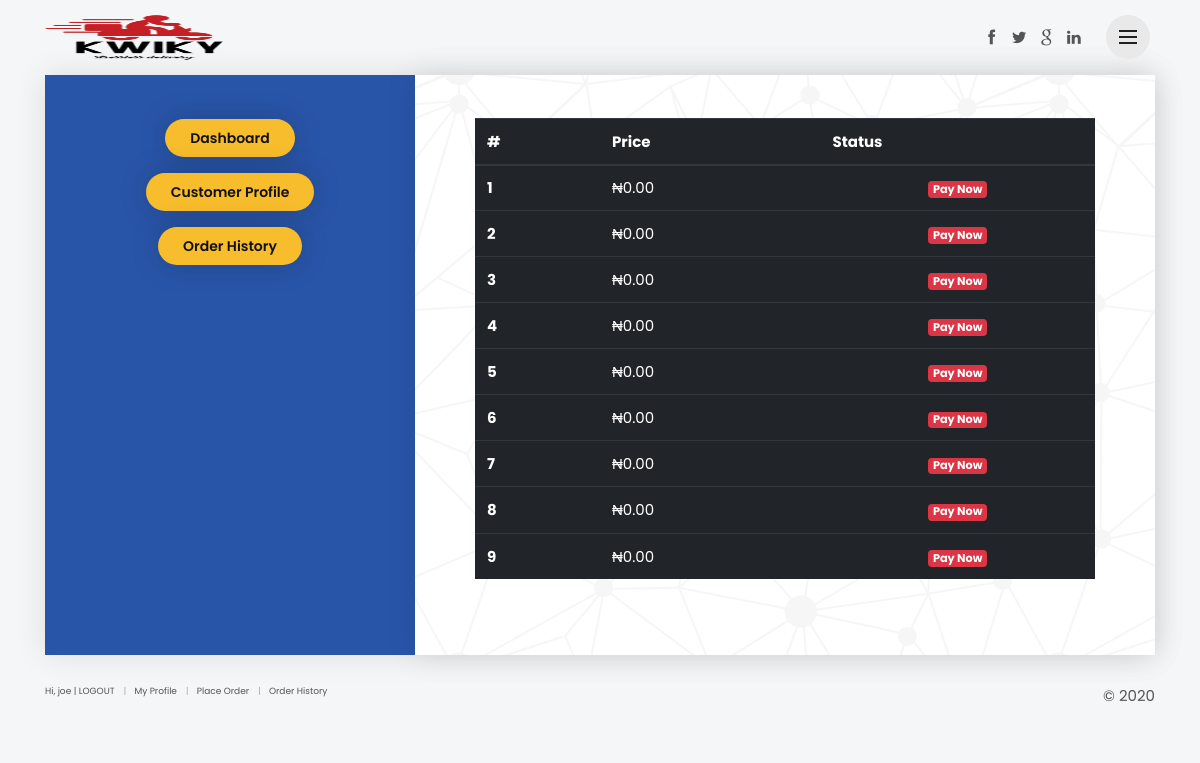
/customer/history/1 (signed in), run on the app's committed database.
### app/models.py (models this page shows, shortened)
class Order(models.Model):
    user = models.ForeignKey(User, on_delete=models.CASCADE)
    bike = models.ForeignKey(User, related_name='bike', on_delete=models.CASCADE, blank=True, null=True)
    package = models.ForeignKey(PackageType, related_name='package', on_delete=models.CASCADE, blank=True, null=True)
    total_price = models.DecimalField(max_digits=10, decimal_places=2, default=0000.0)
    qty = models.PositiveIntegerField(default=1)
    shipping_address = models.CharField("Delivery Address", max_length=150)
    paid = models.BooleanField(default=False)
    ordernote = models.TextField("Order Notes", null=True)
    shipped = models.BooleanField(default=False)
    complete = models.BooleanField(default=False)
    received = models.BooleanField(default=False)
    refund_requested = models.BooleanField(default=False)
    refund_granted = models.BooleanField(default=False)
    ref_code = models.CharField(max_length=20, blank=True, null=True)
    created_at = models.DateTimeField(auto_now_add=True)
    updated_at = models.DateTimeField(auto_now=True)
    class Meta:
        ordering = ('-created_at',)

class User(AbstractUser):
    is_bike = models.BooleanField('bikeman status', default=False)
    is_customer = models.BooleanField('Customer status', default=False)

### app/views/customer.py (the view)
# urls.py: path('history/<pk>', customer.HistoryOrder, name='order_history'),
@customer_required
def HistoryOrder(request, pk):
    template_name = 'customer/orderhistory.html'
    order = Order.objects.filter(user=request.user).order_by('-created_at')
    return render(request, template_name, {'order': order},)

### app/templates/customer/orderhistory.html (shortened to what this page needs)
{% extends 'registrationbase.html' %}
{% load static %}
{% load crispy_forms_tags %}
{% load humanize %}
{% block content %}
{% include 'registrationheader.html' %}
	<div class="container">
    <div id="form_container">
        <div class="row no-gutters">
            <div class="col-lg-4">
                <div id="left_form">
                    <div class="myspace">
                        <a href="{% url 'customer:dashboard' %}" class="mb-3 btn_1 rounded yellow purchase mt-1" target="_parent">Dashboard</a></br>
                        <a href="{% url 'customer:customer_profile' request.user.profilecustomer.id %}" class="mb-3 btn_1 rounded yellow purchase" target="_parent">Customer Profile</a></br>
                        <a href="{% url 'customer:order_history' request.user.id %}" class="btn_1 rounded yellow purchase mb-2" target="_parent">Order History</a></br>
                    </div>
			    </div>
            </div>
            <div class="col-lg-8">
                <div id="wizard_container">
                    <div id="top-wizard">
                        <div id="progressbar"></div>
                        <span id="location"></span>
                    </div>
                    <table class="table table-responsive-sm table-dark">
                        <thead>
                          <tr>
                            <th scope="col">#</th>
                            <th scope="col">Price</th>
                            <th scope="col">Status</th>
                          </tr>
                        </thead>
                        <tbody>
                        {% for orders in order %}
                            <tr>
                                <th scope="row">{{ forloop.counter }}</th>
                                <td>₦{{orders.total_price|intcomma}}</td>
                                <td style="text-align: center;">
                                {% if orders.paid == False %}
                                    <a href="{% url 'customer:payment' orders.id %}"><span class="badge badge-danger">Pay Now</span></a>
                                {% endif %}
                                </td>
                            </tr>
                        {% endfor %}
                        </tbody>
                      </table>
                </div>
            </div>
        </div>
    </div>
    </div>
{% endblock content %}

### templates/registrationbase.html (shortened to what this page needs)
{% load static %}
<!DOCTYPE html>
<html lang="en">
<head>
    <link href="{% static 'registration/css/bootstrap.min.css' %}" rel="stylesheet">
	<link href="{% static 'registration/css/menu.css' %}" rel="stylesheet">
    <link href="{% static 'registration/css/style.css' %}" rel="stylesheet">
	<link href="{% static 'registration/css/vendors.css' %}" rel="stylesheet">
    <link href="{% static 'registration/css/custom.css' %}" rel="stylesheet">
<link rel="stylesheet" href="https://cdn.jsdelivr.net/npm/bootstrap-select@1.13.14/dist/css/bootstrap-select.min.css">
</head>
<body>
{% block content %}
{% endblock content %}
<div class="container">
    <footer id="home" class="clearfix">
        <ul style="font-size: 9px; text-align: center;">
            {% if user.is_authenticated and request.user.is_customer %}
				<li>Hi, {{ request.user }} | <a class="animated_link"  href="{% url 'user_logout' %}">LOGOUT</a></li>
				<li><a href="{% url 'customer:customer_profile' request.user.profilecustomer.id %}" class="animated_link">My Profile</a></li>
				<li><a href="{% url 'customer:category' %}" class="animated_link">Place Order</a></li>
				<li><a href="{% url 'customer:order_history' request.user.id %}" class="animated_link">Order History</a></li>
			{% elif not user.is_authenticated and request.user.is_customer %}
				<li><a class="btn btn-white login"  href="{% url 'userlogin' %}">LOGIN</a></li>
				<li><a href="{% url 'customer:category' %}" class="animated_link">Place an Order</a></li>
			{% elif user.is_authenticated and request.user.is_bike %}
				<li>Hi, {{ request.user }} | <a class="animated_link"  href="{% url 'user_logout' %}">LOGOUT</a></li>
				<li><a href="{% url 'bike:bike_profile' request.user.profilebike.id %}" class="animated_link">My Profile</a></li>
				<li><a href="{% url 'bike:order_delivery' %}" class="animated_link">Orders</a></li>
			{% elif not user.is_authenticated and request.user.is_bike %}
				<li><a class="btn btn-white login"  href="{% url 'userlogin' %}">LOGIN</a></li>
			{% endif %}
        </ul>
		<p style="text-align: center;">©  {% now "Y" %}</p>
    </footer>
</div>
<div class="cd-overlay-nav">
</div>
<div class="cd-overlay-content">
</div>
</body>
</html>

### templates/registrationheader.html (shortened to what this page needs)
{% load static %}
<header>
		<div class="container">
		    <div class="row">
                <div class="col-3">
                    {% if user.is_authenticated and request.user.is_customer %}
                        <a href="{% url 'customer:dashboard' %}"><img src="{% static 'registration/img/kwiky_logo_final.png' %}" alt="" width="178" height="45" class="d-none d-md-block"></a>
                    {% elif not user.is_authenticated and request.user.is_customer %}
                        <a href="{% url 'userlogin' %}"><img src="{% static 'registration/img/kwiky_logo_final.png' %}" alt="" width="178" height="45" class="d-none d-md-block"><img src="{% static 'registration/img/kwiky_logo_final.png' %}" alt="" width="62" height="45" class="d-block d-md-none"></a>
                    {% elif user.is_authenticated and request.user.is_bike %}
                        <a href="{% url 'bike:dashboard' %}"><img src="{% static 'registration/img/kwiky_logo_final.png' %}" alt="" width="178" height="45" class="d-none d-md-block"><img src="{% static 'registration/img/kwiky_logo_final.png' %}" alt="" width="62" height="45" class="d-block d-md-none"></a>
                    {% elif not user.is_authenticated and request.user.is_bike %}
                        <a href="{% url 'userlogin' %}"><img src="{% static 'registration/img/kwiky_logo_final.png' %}" alt="" width="178" height="45" class="d-none d-md-block"><img src="{% static 'registration/img/kwiky_logo_final.png' %}" alt="" width="62" height="45" class="d-block d-md-none"></a>
                    {% endif %}
                </div>
                <div class="col-9">
                    <div id="social">
                        <ul>
                            <li><a href="#0"><i class="icon-facebook"></i></a></li>
                            <li><a href="#0"><i class="icon-twitter"></i></a></li>
                            <li><a href="#0"><i class="icon-google"></i></a></li>
                            <li><a href="#0"><i class="icon-linkedin"></i></a></li>
                        </ul>
                    </div>
					<a href="#0" class="cd-nav-trigger">Menu<span class="cd-icon"></span></a>
                </div>
            </div>
		</div>
	</header>

### static/registration/css/menu.css (style rules this page uses)
*, *::after, *::before { -webkit-box-sizing: border-box; -moz-box-sizing: border-box; box-sizing: border-box; }
*::after, *::before { content: ''; }
.cd-nav-trigger { position: absolute; display: inline-block; }
.cd-nav-trigger { top: 15px; right: 20px; height: 44px; width: 44px; z-index: 5; overflow: hidden; text-indent: 100%; white-space: nowrap; }
.cd-nav-trigger .cd-icon { position: absolute; left: 50%; top: 50%; bottom: auto; right: auto; -webkit-transform: translateX(-50%) translateY(-50%); -moz-transform: translateX(-50%) translateY(-50%); -ms-transform: translateX(-50%) translateY(-50%); -o-transform: translateX(-50%) translateY(-50%); transform: translateX(-50%) translateY(-50%); display: inline-block; width: 18px; height: 2px; background-color: #222; z-index: 10; }
.cd-nav-trigger .cd-icon::before, .cd-nav-trigger .cd-icon:after { position: absolute; top: 0; right: 0; width: 100%; height: 100%; background-color: #222; -webkit-transform: translateZ(0); -moz-transform: translateZ(0); -ms-transform: translateZ(0); -o-transform: translateZ(0); transform: translateZ(0); -webkit-backface-visibility: hidden; backface-visibility: hidden; -webkit-transition: -webkit-transform .3s; -moz-transition: -moz-transform .3s; transition: transform .3s; }
.cd-nav-trigger .cd-icon::before { -webkit-transform: translateY(-6px) rotate(0deg); -moz-transform: translateY(-6px) rotate(0deg); -ms-transform: translateY(-6px) rotate(0deg); -o-transform: translateY(-6px) rotate(0deg); transform: translateY(-6px) rotate(0deg); }
.cd-nav-trigger .cd-icon::after { -webkit-transform: translateY(6px) rotate(0deg); -moz-transform: translateY(6px) rotate(0deg); -ms-transform: translateY(6px) rotate(0deg); -o-transform: translateY(6px) rotate(0deg); transform: translateY(6px) rotate(0deg); }
.cd-nav-trigger::before, .cd-nav-trigger::after { position: absolute; top: 0; left: 0; border-radius: 50%; height: 100%; width: 100%; -webkit-transform: translateZ(0); -moz-transform: translateZ(0); -ms-transform: translateZ(0); -o-transform: translateZ(0); transform: translateZ(0); -webkit-backface-visibility: hidden; backface-visibility: hidden; -webkit-transition-property: -webkit-transform; -moz-transition-property: -moz-transform; transition-property: transform; }
.cd-nav-trigger::before { background-color: #e9e9e9; -webkit-transform: scale(1); -moz-transform: scale(1); -ms-transform: scale(1); -o-transform: scale(1); transform: scale(1); -webkit-transition-duration: 0.3s; -moz-transition-duration: 0.3s; transition-duration: 0.3s; -webkit-transition-delay: 0.4s; -moz-transition-delay: 0.4s; transition-delay: 0.4s; }
.cd-nav-trigger::after { background-color: #ededed; -webkit-transform: scale(0); -moz-transform: scale(0); -ms-transform: scale(0); -o-transform: scale(0); transform: scale(0); -webkit-transition-duration: 0s; -moz-transition-duration: 0s; transition-duration: 0s; -webkit-transition-delay: 0s; -moz-transition-delay: 0s; transition-delay: 0s; }
.cd-overlay-nav, .cd-overlay-content { position: fixed; top: 18px; right: 5%; height: 4px; width: 4px; -webkit-transform: translateX(-20px) translateY(20px); -moz-transform: translateX(-20px) translateY(20px); -ms-transform: translateX(-20px) translateY(20px); -o-transform: translateX(-20px) translateY(20px); transform: translateX(-20px) translateY(20px); }
.cd-overlay-nav { z-index: 2; }
.cd-overlay-content { z-index: 4; }

### templates/registrationbase.html (style rules this page uses)
.myspace { margin-top: -50px; }

### data on the page
Order: total_price "0.00", paid "Pay Now"
Order: total_price "0.00", paid "Pay Now"
Order: total_price "0.00", paid "Pay Now"
Order: total_price "0.00", paid "Pay Now"
Order: total_price "0.00", paid "Pay Now"
Order: total_price "0.00", paid "Pay Now"
Order: total_price "0.00", paid "Pay Now"
Order: total_price "0.00", paid "Pay Now"
Order: total_price "0.00", paid "Pay Now"
User: user "joe"
